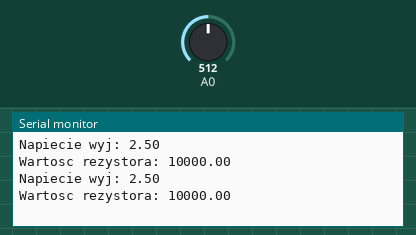
Bench run of a sketch on a simulated Arduino Uno, built with avr-gcc and run on an emulated ATmega328P. Shown: the last lines printed to the serial monitor. The test bench sets the inputs (shaded band); at power-on: A0 = 512.

Above: at 3.8 s.
3.9 s: A0 set to 0
At 7.5 s:
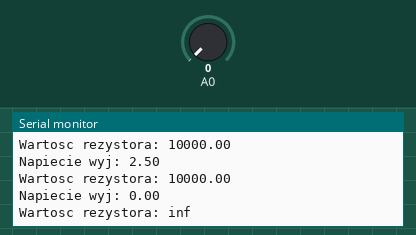
10.5 s: A0 set to 122
At 13.3 s:
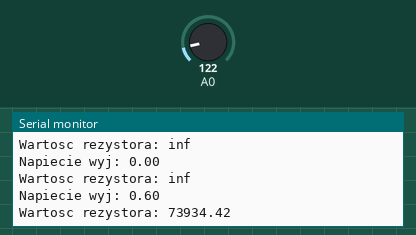
Timing chart, 0 to 14.8 s (numbered marks = the images above; inputs shaded):
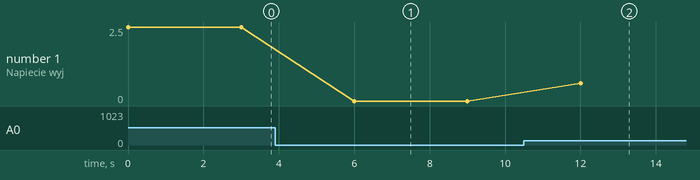

The sketch:

_3_2.ino
```cpp
float r1= 10000.0;    // wartosc rezystora ktorego znamy (w naszym przypadku 10 kOhm)

void setup()
{
  Serial.begin(9600);
}

void loop()
{
  float Uwyj = (5.0/1024.0) * float(analogRead(0));	//odczyt przekształcamy na napięcie
  float R=r1*((5.0/Uwyj)-1);			//wzór po odpowiednich przekształceniach
  Serial.print("Napiecie wyj: "); Serial.println(Uwyj); 	//wyświetlenie tekstu
  Serial.print("Wartosc rezystora: "); Serial.println(R);	//wyświetlenie tekstu
  delay(3000);
}
```

Measured:
- after the input at 3.9 s, the serial monitor: prints a new line after 2.1 s (image 1)
- after the input at 10.5 s, the serial monitor: prints a new line after 1.5 s (image 2)
- plotted number 1: 2.5 → 0 after the input at 3.9 s, 0 → 0.6 after the input at 10.5 s
